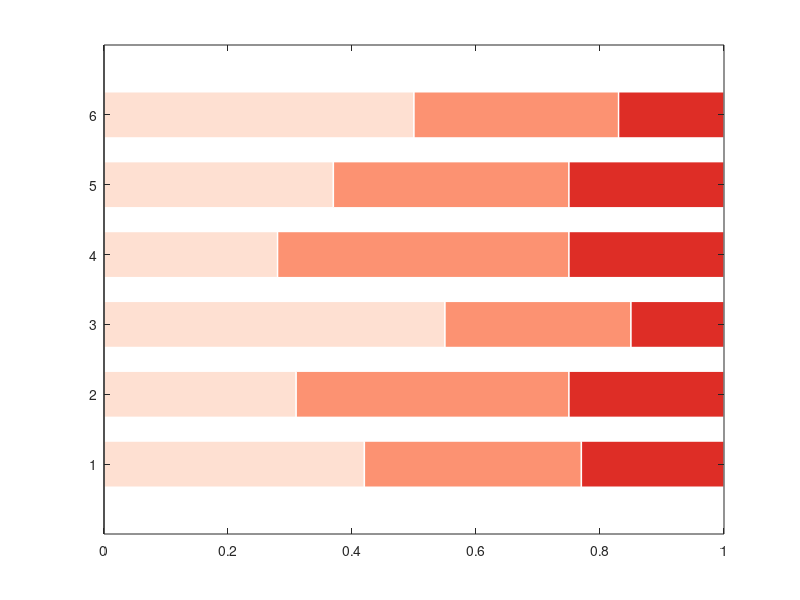

The MATLAB script that drew this image: (Note: this script raises an error after producing the figure.)
% make_figure.m
% Figure 1 - vulnerability composition of districts A-F (100% stacked bars).
%
% Deterministic, offline, headless-safe. Run with:
%   matlab -batch "run('<this folder>/make_figure.m')"
% Writes figure.png (300 dpi) and figure.pdf (vector) next to this script.

% ---------------- output location = folder holding this script ----------------
thisFile = mfilename('fullpath');
if isempty(thisFile)
    outDir = pwd;
else
    outDir = fileparts(thisFile);
end

% ---------------- data: share of district land area by tier ----------------
% Rows sum to 1.00 for every district (asserted below).
districts = {'A', 'B', 'C', 'D', 'E', 'F'};
low  = [0.42; 0.31; 0.55; 0.28; 0.37; 0.50];
med  = [0.35; 0.44; 0.30; 0.47; 0.38; 0.33];
high = [0.23; 0.25; 0.15; 0.25; 0.25; 0.17];
M = [low, med, high];

% ---------------- sanity checks ----------------
assert(all(abs(sum(M, 2) - 1) < 1e-9), ...
    'Each district''s tier shares must sum to 1.');
assert(numel(districts) == size(M, 1), ...
    'Exactly one label per district is required.');

% ---------------- style ----------------
tierNames  = {'Low', 'Medium', 'High'};
tierColors = [254 224 210; 252 146 114; 222  45  38] / 255;  % sequential, low->high
labelColor = {'k', 'k', 'w'};                                % text on each tier

fontName = 'Times New Roman';
fsAxis   = 10;
fsTick   = 9;
fsLbl    = 9;
fsLeg    = 9;

% ---------------- figure + axes ----------------
fig = figure('Color', 'w', 'Units', 'inches', ...
    'Position', [0.5 0.5 6.5 3.4], 'Visible', 'off', ...
    'InvertHardcopy', 'off');

% Force the light theme so the export does not inherit a dark session theme
% (R2025a+); the try/catch keeps this a no-op on older releases.
try
    theme(fig, 'light');
catch
end

ax = axes('Parent', fig, 'Color', 'w'); %#ok<LAXES>

h = barh(1:numel(districts), M, 0.66, 'stacked', 'Parent', ax);
for k = 1:numel(h)
    set(h(k), 'FaceColor', tierColors(k, :), 'EdgeColor', 'w', 'LineWidth', 1.0);
end

ax.YDir       = 'reverse';
ax.YTick      = 1:numel(districts);
ax.YTickLabel = districts;
ax.YLim       = [0.4, numel(districts) + 0.6];
ax.XLim       = [0, 1];
ax.XTick      = 0:0.25:1;
ax.XTickLabel = {'0', '25', '50', '75', '100'};
ax.FontName   = fontName;
ax.FontSize   = fsTick;
ax.TickDir    = 'out';
ax.LineWidth  = 0.8;
ax.XGrid      = 'off';
ax.YGrid      = 'off';
ax.Box        = 'off';
ax.XColor     = [0.15 0.15 0.15];
ax.YColor     = [0.15 0.15 0.15];

xlabel(ax, 'Share of district land area (%)', ...
    'FontName', fontName, 'FontSize', fsAxis);
ax.XLabel.Color = [0.15 0.15 0.15];

% ---------------- legend (above the axes, horizontal) ----------------
lg = legend(ax, h, tierNames, 'Orientation', 'horizontal', ...
    'Location', 'northoutside', 'Box', 'off', ...
    'FontName', fontName, 'FontSize', fsLeg);
lg.ItemTokenSize = [12 10];
lg.Color     = 'none';
lg.TextColor = [0.15 0.15 0.15];

% ---------------- value labels on each segment ----------------
for i = 1:numel(districts)
    x0 = 0;
    for k = 1:size(M, 2)
        v = M(i, k);
        if v >= 0.06
            text(x0 + v / 2, i, sprintf('%d%%', round(v * 100)), ...
                'HorizontalAlignment', 'center', 'VerticalAlignment', 'middle', ...
                'FontName', fontName, 'FontSize', fsLbl, 'Color', labelColor{k});
        end
        x0 = x0 + v;
    end
end

% ---------------- export ----------------
pngPath = fullfile(outDir, 'figure.png');
pdfPath = fullfile(outDir, 'figure.pdf');
exportgraphics(fig, pngPath, 'Resolution', 300);
exportgraphics(fig, pdfPath, 'ContentType', 'vector');

fprintf('Wrote:\n  %s\n  %s\n', pngPath, pdfPath);
